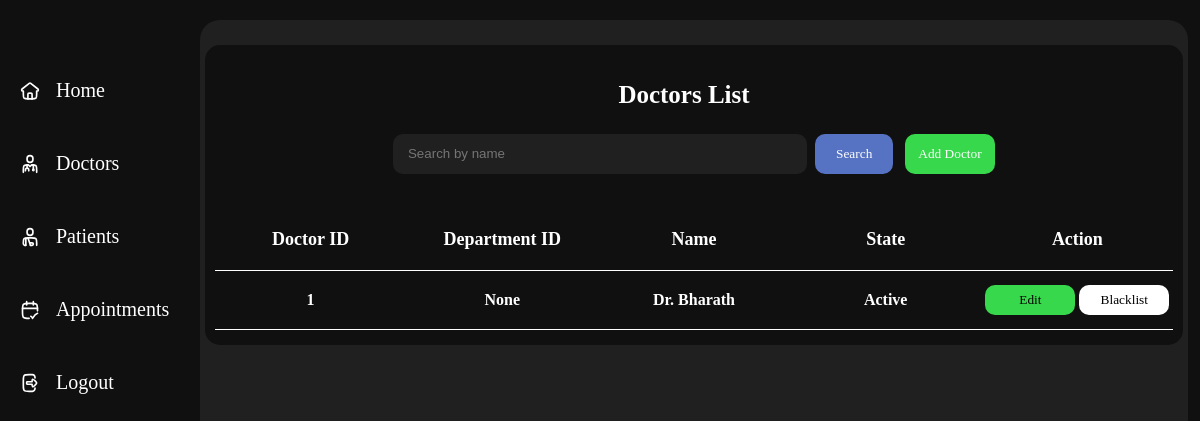
The app's page /doctor_list, older data.
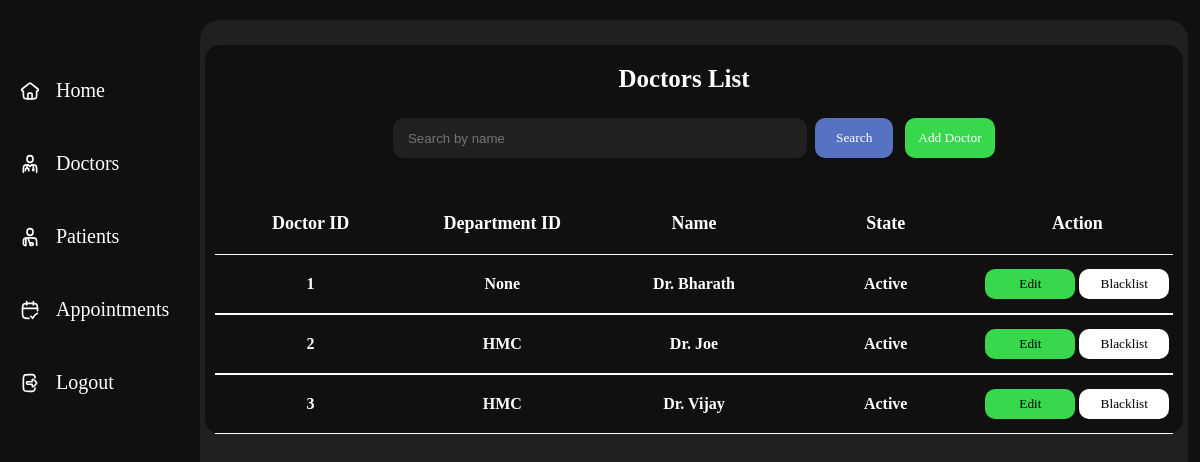
The same page, newer data.
### tables this page shows
CREATE TABLE DOCTORS(
                DOC_ID INTEGER PRIMARY KEY,
                DOC_NAME TEXT,
                DEPT_NAME TEXT,
                STATE TEXT,
                FOREIGN KEY (DOC_ID) REFERENCES USERS (USER_ID) ON DELETE CASCADE,
                FOREIGN KEY (DEPT_NAME) REFERENCES DEPARTMENT (DEPT_NAME));

### app.py (the view)
@app.route('/doctor_list')
def doctor_list():
    name = request.args.get('name', '').strip()
    con=sqlite3.connect(database)
    cur=con.cursor()
    if name:
        cur.execute("SELECT DOC_ID,DEPT_NAME,DOC_NAME, STATE FROM DOCTORS WHERE DOC_NAME LIKE ?", ('%'+name+'%',))
    else:
        cur.execute("SELECT DOC_ID,DEPT_NAME,DOC_NAME, STATE FROM DOCTORS")
    doctab = cur.fetchall()
    con.close()
    return render_template("admin/doctor.html",doctab=doctab, search=name)

### Templates/admin/doctor.html (shortened to what this page needs)
<!DOCTYPE html>
<html lang="en">
<head>
    <link rel="stylesheet" href="{{ url_for('static', filename='css/admindash.css') }}">
</head>
<body>
    <section class="main">
        <div class="navbar" style="padding-top: 250px;">
            <div class="icon">
                <img src="{{ url_for('static',filename='icons/home.svg')}}" alt="">
                <a href="/admin_dashboard">Home</a>
            </div>
            <div class="icon">
                <img src="{{ url_for('static',filename='icons/doc.svg')}}" alt="">
                <a href="/doctor_list">Doctors</a>
            </div>
            <div class="icon">
                <img src="{{ url_for('static',filename='icons/patient.svg')}}" alt="">
                <a href="/patient_list">Patients</a>
            </div>
            <div class="icon">
                <img src="{{ url_for('static',filename='icons/app.svg')}}" alt="">
                <a href="/appointment_list">Appointments</a>
            </div>
            <div class="icon">
                <img src="{{ url_for('static',filename='icons/logout.svg')}}" alt="">
                <a href="/">Logout</a>
            </div>
        </div>
        <div class="view" style="height: 96vh;">
            <div class="appointments">
                <h1 id="hmm">Doctors List</h1>
                    <div style="display:flex; gap:12px; align-items:center;">
                        <form class="searchbar" method="get" action="{{ url_for('doctor_list') }}" style="display:flex; gap:8px; align-items:center;">
                            <input type="search" name="name" placeholder="Search by name" value="{{ search|default('') }}" />
                            <button type="submit" style="padding:6px 10px;">Search</button>
                        </form>
                        <a href="{{ url_for('add_doctor') }}" style="text-decoration:none;">
                            <button class="add" type="button">Add Doctor</button>
                        </a>
                    </div>
                <div class="titlee">
                    <div class="app">
                        <h1>Doctor ID</h1>
                    </div>
                    <div class="patient">
                        <h1>Department ID</h1>
                    </div>
                    <div class="doc">
                        <h1>Name</h1>
                    </div>
                    <div class="doc">
                        <h1>State</h1>
                    </div>
                    <div class="doc">
                        <h1>Action</h1>
                    </div>
                </div>
                {% for i in doctab%}
                <div class="title">
                    <div class="app">
                        <h1>{{i[0]}}</h1>
                    </div>
                    <div class="patient">
                        <h1>{{i[1]}}</h1>
                    </div>
                    <div class="patient">
                        <h1>{{i[2]}}</h1>
                    </div>
                    <div class="patient">
                        <h1>{{i[3]}}</h1>
                    </div>
                    <div class="stat" style="display: flex; justify-content: space-evenly; align-items: center; ">
                                <a href="{{ url_for('editdoc', doc_id=i[0]) }}" style="text-decoration:none;">
                                    <button style="background-color: #37d84c;">Edit</button>
                                </a>
                                {% if i[3] == 'Blacklist' %}
                                    <form action="{{url_for('unbandoc',doc_id=i[0])}}" method="post">
                                        <button type="submit" style="background-color: rgb(255, 255, 255);">Revert</button>
                                    </form>
                                {% else %}
                                    <form action="{{url_for('blacklistdoc',doc_id=i[0])}}" method="post">
                                        <button type="submit" style="background-color: rgb(255, 255, 255);">Blacklist</button>
                                    </form>
                                {% endif %}
                    </div>
                </div>
                {% endfor %}
            </div>
        </div>
    </section>
</body>
</html>

### Static/css/admindash.css (style rules this page uses)
* { margin: 0; padding: 0; }
.main { width: 100%; min-height: 100vh; background-color: #101010; display: flex; align-items: center; }
.navbar { width: 200px; height: 125vh; background-color: #101010; position: fixed; }
.navbar h1, a { color: white; font-family: 'sfpror'; font-size: 20px; text-decoration: none; }
.icon { display: flex; align-items: center; margin-top: 40px; gap: 1em; padding-left: 20px; padding-top: 10px; }
.icon img { width: 20px; }
.view { width: calc(99% - 200px); margin-top: 20px; margin-bottom: 20px; background-color: #202021; border-radius: 20px; margin-left: 200px; overflow-y: scroll; overflow-x: hidden; scrollbar-width: none; display: flex; align-items: center; flex-direction: column; }
.appointments { width: 99%; min-height: 300px; background-color: #f55a00; background-color: #101010; margin-top: 25px; border-radius: 15px; margin-bottom: 5px; display: flex; flex-direction: column; justify-content: center; align-items: center; }
.appointments h1 { color: white; font-family: 'sfprob'; font-size: 25px; }
#hmm { color: white; font-family: 'sfprob'; font-size: 25px; padding-right: 20px; padding-top: 20px; }
.titlee { width: 98%; display: flex; justify-content: space-between; padding-bottom: 20px; }
.titlee > div { flex: 1; text-align: center; }
.titlee h1 { font-family: 'sfpror'; font-size: 18px; color:white; padding-top: 30px; }
.title { width: 98%; display: flex; justify-content: space-between; border-top: 1px solid white; border-bottom: 1px solid white; cursor: pointer; }
.title > div { flex: 1; text-align: center; }
.title h1 { font-family: 'sfpror'; font-size: 16px; color:white; padding-top: 20px; padding-bottom: 20px; }
button { width: 90px; height: 30px; cursor: pointer; border-radius: 10px; border: none; font-family: 'sfpror'; }
.searchbar { height: 50px; width: 500px; margin-top: 20px; margin-bottom: 20px; display: flex; align-items: center; justify-content: space-evenly; }
.searchbar input { width: 500px; height: 40px; background-color: #202021; border-radius: 10px; border: none; padding-left: 15px; color: white; }
.searchbar button { background-color: #5672c2; height: 40px; color: white; }
.add { background-color: #37d84c; height: 40px; color: white; }

Row changes from the older to the newer data that the page shows:
added DOCTORS: DOC_ID "2", DEPT_NAME "HMC", DOC_NAME "Dr. Joe", STATE "Active"
added DOCTORS: DOC_ID "3", DEPT_NAME "HMC", DOC_NAME "Dr. Vijay", STATE "Active"
